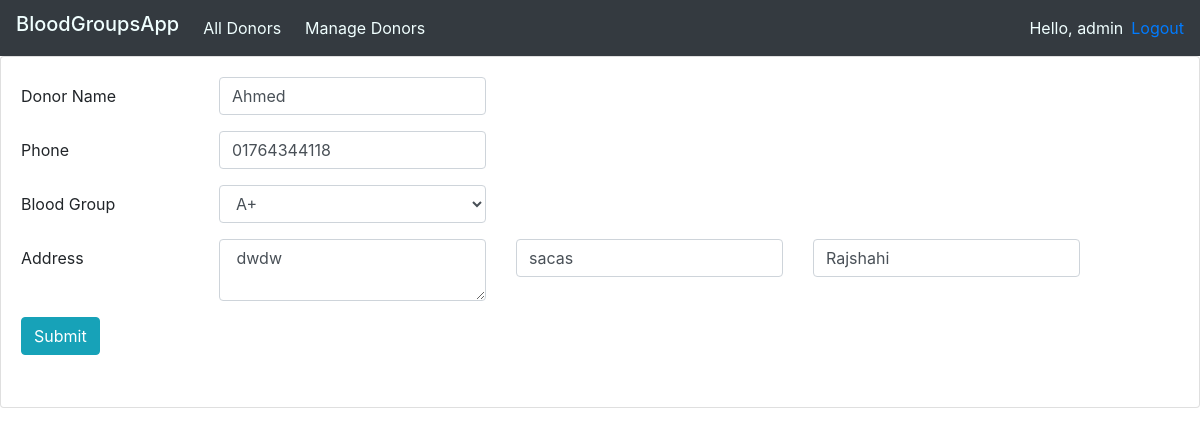
The app's page /update_donor/3/ (signed in) with its own data.
### bloodGroupsApp/models.py (models this page shows)
class Donor(models.Model):
    name = models.CharField(max_length=30, null = True)
    phone = models.CharField(max_length=15)
    blood_group = models.CharField(max_length=5)
    house_details = models.CharField(max_length=200 ,  null= True)
    upazila = models.CharField(max_length=30,  null= True)
    district = models.CharField(max_length=30, null= True)
    address = models.CharField(max_length=270)

### bloodGroupsApp/decorators.py (the view)
   def wrapper_func(request, *args, **kwargs):
      group = None
      if request.user.groups.exists():
         group = request.user.groups.all()[0].name
      if group == 'user_group':
         return redirect('home')
      if group == 'admin':
         return  view_func(request, *args, **kwargs)

### bloodGroupsApp/views.py (called while the page is built, shortened)
@login_required(login_url='login')
@admin_only
def update_donor(request,pk):
    donor1 = Donor.objects.get(id=pk)
    context={'donor1': donor1}
    return render(request,'update_donor.html',context)

### bloodGroupsApp/templates/update_donor.html (shortened to what this page needs)
{% extends 'main.html' %}
{%block content%}
<div class="card card-body">
      <form method="POST">
            <div class="form-group row">
              <label for="inputEmail3" class="col-sm-2 col-form-label">Donor Name</label>
              <div class="col-sm-3">
                <input type="text" name="name" value="{{donor1.name}}" class="form-control" id="inputEmail3" placeholder="Name">
              </div>
            </div>
            <div class="form-group row">
                <label for="inputEmail3" class="col-sm-2 col-form-label">Phone</label>
                <div class="col-sm-3">
                  <input type="text" name= "phone" value="{{donor1.phone}}" class="form-control" id="inputEmail3" placeholder="Phone Number">
                </div>
              </div>
              <div class="form-group row">
                <label for="inputEmail3" class="col-sm-2 col-form-label">Blood Group</label>
                <div class="col-sm-3">
                <select class="form-control" name="blood_group" id="bloodGroupSelect">
                  <option value="A+">A+</option>
                </select>
                </div>
              </div>
              <div class="form-group row ">
                <label for="inputEmail3" class="col-sm-2 col-form-label">Address</label>
                <div class="col-3">
                  <textarea class="form-control" name="house" placeholder="House Details"> {{donor1.house_details}}</textarea>
                </div>
                <div class="col-3 ">
                  <input type="text" class="form-control" value="{{donor1.upazila}}"  name="upazila" placeholder="Upazila">
                </div>
                <div class="col-3 ">
                  <input type="text" class="form-control" value="{{donor1.district}}" name="district" placeholder="District">
            </div>
              </div>
            <div class="form-group row">
              <div class="col-sm-10">
                <button type="submit" class="btn btn-info">Submit</button>
              </div>
            </div>
          </form>
</div>
{%endblock%}

### bloodGroupsApp/templates/navbar.html (shortened to what this page needs)
<nav class="navbar navbar-expand-lg navbar-dark bg-dark">
    <h5 style="color: azure;">BloodGroupsApp</h5>
    <div class="collapse navbar-collapse" id="navbarNav">
      <ul class="navbar-nav">
        <li class="nav-item">
          <a style="color: azure;" class="nav-link ml-3" href="{% url 'home' %}">All Donors</a>
        </li>
        {% if request.user.is_staff %}
        <li class="nav-item">
            <a style="color: azure;" class="nav-link ml-2" href="{% url 'manage_donors' %}">Manage Donors</a>
        </li>
        {% endif %}
      </ul>
    </div>
    <span style="color: azure;" class="msg"> Hello, {{request.user}} </span>
    <span style="color: azure;"><a class="msg ml-2" href="{% url 'logout' %}">Logout</a></span>
</nav>

### records on screen
Donor: name "Ahmed", phone "01764344118", house "dwdw", upazila "sacas", district "Rajshahi"

### other values on screen
{{ request.user }} "admin"
